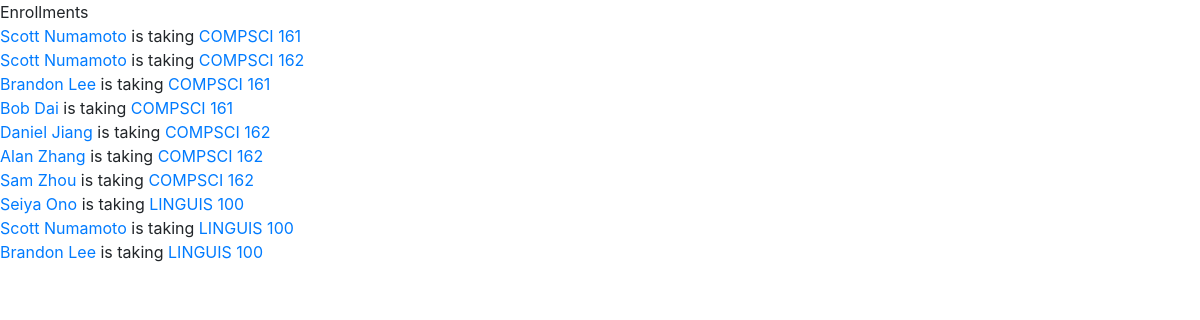
Screenshot of /enrollment/ with the database file from the repository.
### graph/models.py (models this page shows, shortened)
class Enrollment(models.Model):
    user = models.ForeignKey(User, on_delete=models.CASCADE)
    course = models.ForeignKey(Course, on_delete=models.CASCADE)

class User(models.Model):
    name = models.CharField(max_length=MAX_TEXT_LENGTH)
    email = models.CharField(max_length=MAX_TEXT_LENGTH)
    def __str__(self):
        return self.name

class Course(models.Model):
    department = models.ForeignKey(Department, on_delete=models.CASCADE)
    code = models.CharField(max_length=MAX_TEXT_LENGTH)
    name = models.CharField(max_length=MAX_TEXT_LENGTH)
    website = models.CharField(max_length=MAX_TEXT_LENGTH)
    def __str__(self):
        return str(self.department) + " " + str(self.code)

class Department(models.Model):
    name = models.CharField(max_length=MAX_TEXT_LENGTH)
    def __str__(self):
        return self.name

### graph/views.py (the view)
# urls.py: path('enrollment/', views.EnrollmentsView.as_view(), name='enrollments'),
class EnrollmentsView(generic.ListView):
    template_name = 'graph/enrollments.html'
    def get_queryset(self):
        return Enrollment.objects.all()

### graph/templates/graph/enrollments.html (shortened to what this page needs)
{% extends "graph/base.html" %}
{% block content %}
  Enrollments
  {% if enrollment_list %}
    {% for enrollment in enrollment_list %}
      <div>
        <a href="{% url 'graph:user' enrollment.user.id %}">{{ enrollment.user }}</a> is taking <a href="{% url 'graph:course' enrollment.course.id %}">{{ enrollment.course }}</a>
      </div>
    {% endfor %}
  {% else %}
    No enrollments to display.
  {% endif %}
{% endblock %}

### graph/templates/graph/base.html (shortened to what this page needs)
<!doctype html>
<html lang="en">
  <head>
    {% load static %}
    <link rel="stylesheet" type="text/css" href="{% static 'graph/style.css' %}" />
    <link rel="stylesheet" href="https://maxcdn.bootstrapcdn.com/bootstrap/4.0.0/css/bootstrap.min.css">
  </head>
  <body>
    <div id="content">
      {% block content %}{% endblock %}
    </div>
  </body>
</html>

### graph/static/graph/style.css (style rules this page uses)
body { color: red; }

### rows the page displays
Enrollment: user "Scott Numamoto", course "COMPSCI 161"
Enrollment: user "Scott Numamoto", course "COMPSCI 162"
Enrollment: user "Brandon Lee", course "COMPSCI 161"
Enrollment: user "Bob Dai", course "COMPSCI 161"
Enrollment: user "Daniel Jiang", course "COMPSCI 162"
Enrollment: user "Alan Zhang", course "COMPSCI 162"
Enrollment: user "Sam Zhou", course "COMPSCI 162"
Enrollment: user "Seiya Ono", course "LINGUIS 100"
Enrollment: user "Scott Numamoto", course "LINGUIS 100"
Enrollment: user "Brandon Lee", course "LINGUIS 100"
